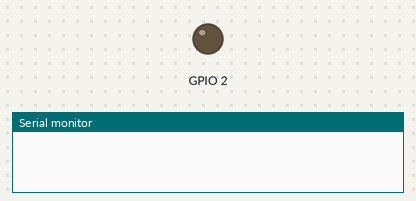
Simulated run of this sketch. Board: ESP8266 (NodeMCU). On the bench: output pins drawn as LEDs (lit = HIGH), the last lines printed to the serial monitor. WiFi joins after 1.5 s; servers stay silent unless stated; web services answer with replies made up by the test bench.

Above: at 0.0 s.
At 2.5 s:
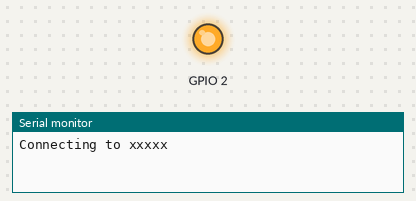
Timing chart, 0 to 4.0 s (numbered marks = the images above):
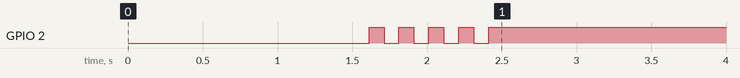

The sketch:

ESP12E_linebot.ino
```cpp
/*
NodeMCU (ESP12E)
Author: Javier G. Siliacay (USTP-CDO)
Facebook: https://www.facebook.com/siliacayjavier

Credits: Special thanks to my friend, an enthusiast in developing devices like Flipper and similar tools.
*/

#include <ESP8266WiFi.h>     //ESP12E

const char* ssid     = "xxxxx";   //your network SSID
const char* password = "xxxxx";   //your network password

void setup()
{
  Serial.begin(115200);
  delay(10);

  WiFi.mode(WIFI_STA);
  WiFi.begin(ssid, password);
  delay(1000);
  Serial.println();
  Serial.print("Connecting to ");
  Serial.println(ssid);

  long int StartTime=millis();
  while (WiFi.status() != WL_CONNECTED)
  {
      delay(500);
      if ((StartTime+10000) < millis()) break;
  }

  if (WiFi.status() == WL_CONNECTED)
  {
    pinMode(2, OUTPUT);
    for (int i=0;i<5;i++)
    {
      digitalWrite(2,LOW);
      delay(100);
      digitalWrite(2,HIGH);
      delay(100);
    }

    Serial.println();
    Serial.println("STAIP address: ");
    Serial.println(WiFi.localIP());
    Serial.println();
  }
  else
     Serial.println("Unable to connect!");

  if (WiFi.status() == WL_CONNECTED)
  {
    // IFTTT (this: Webhooks, that: Webhooks) -> Google Apps Script > Line Bot
    // Google Apps Script: https://github.com/fustyles/webduino/blob/gs/linebot_push_message.gs

    String domain="maker.ifttt.com";
    String key="dwGDpfZMocgp179E5zpZwuxxx";
    String event="",value1="",value2="",value3="";
    String request="";

    // text
    event="linebot_text";
    value1=WiFi.localIP().toString();
    request = "/trigger/"+event+"/with/key/"+key+"?value1="+value1;
    Serial.println(tcp(domain,request,80,0));
    Serial.println();

    delay(5000);

    // sticker
    event="linebot_sticker";
    value1="1";
    value2="2";
    request = "/trigger/"+event+"/with/key/"+key+"?value1="+value1+"&value2="+value2;
    Serial.println(tcp(domain,request,80,0));
    Serial.println();

    delay(5000);

    // image
    event="linebot_image";
    value1 = "https://video.nextmag.com.tw/photo/2016/04/25/1461565395_f66f-tile_1461575684432_555961_ver1.0.jpg";
    value2 = "https://video.nextmag.com.tw/photo/2016/01/26/B766ENT02-01_1453804306593_487920_ver1.0.jpg";
    request = "/trigger/linebot_image/with/key/"+key+"?value1="+value1+"&value2="+value2;
    Serial.println(tcp(domain,request,80,0));
    Serial.println();

    delay(5000);

    // vedio

    // location
  }
}

void loop()
{
}

String tcp(String domain,String request,int port,byte wait)
{
    WiFiClient client_tcp;

    if (client_tcp.connect(domain, port))
    {
      Serial.println("GET " + request);
      client_tcp.println("GET " + request + " HTTP/1.1");
      client_tcp.println("Host: " + domain);
      //client_tcp.println("Connection: close");
      client_tcp.println();

      String getResponse="",Feedback="";
      boolean state = false;
      int waitTime = 3000;   // timeout 3 seconds
      long startTime = millis();
      while ((startTime + waitTime) > millis())
      {
        while (client_tcp.available())
        {
            char c = client_tcp.read();
            if (state==true) Feedback += String(c);
            if (c == '\n')
            {
              if (getResponse.length()==0) state=true;
              getResponse = "";
            }
            else if (c != '\r')
              getResponse += String(c);
            if (wait==1)
              startTime = millis();
         }
         if (wait==0)
          if ((state==true)&&(Feedback.length()!= 0)) break;
      }
      client_tcp.stop();
      return Feedback;
    }
    else
      return "Connection failed";
}
```
